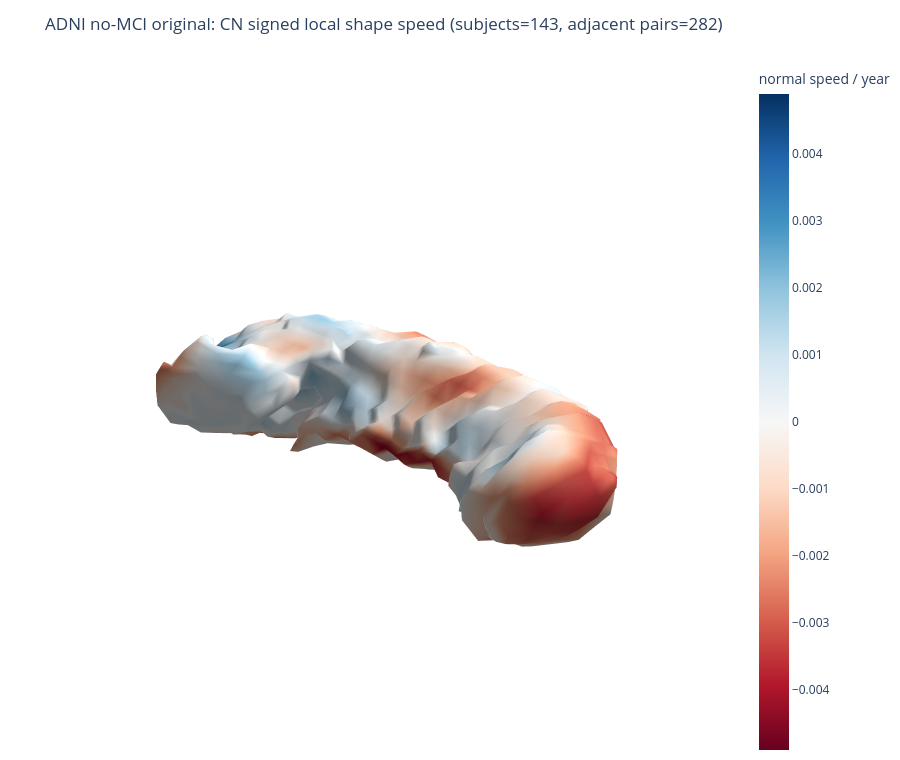
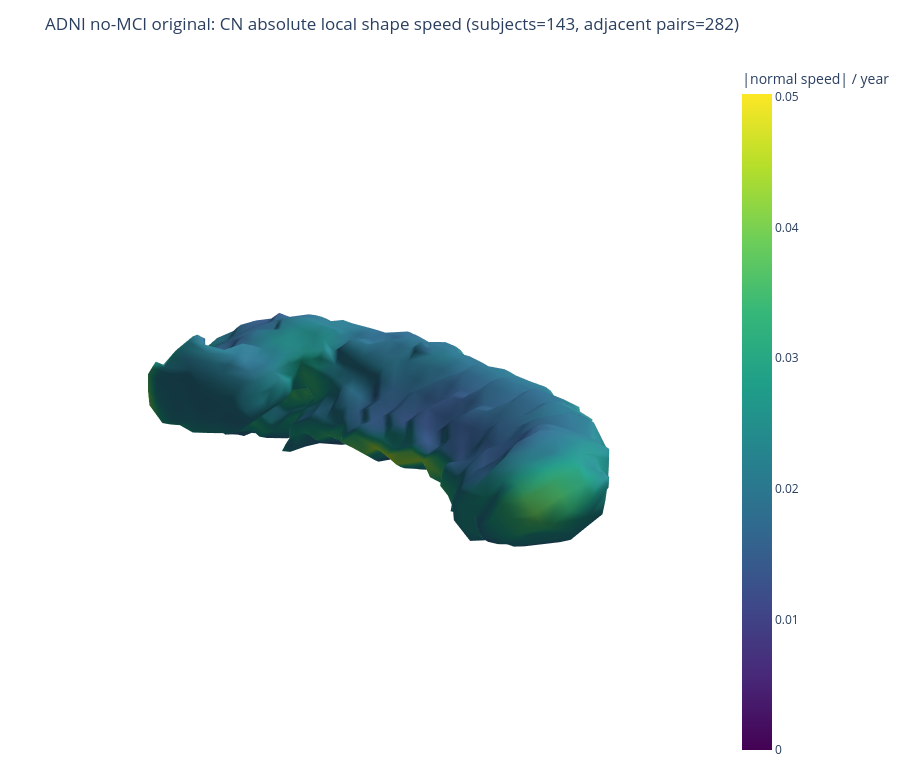

The notebook cell these images were saved under, in order:
### Markdown cell above
## Original local shape-speed maps

### Code cell
for fig in nb_helpers.original_local_shape_figures():
    fig.show()

### Figure 1 — Plotly figure (JSON) as saved in the notebook; plotly's stock layout.template omitted (floating-point values rounded to 4 significant figures; data arrays with more than 128 entries replaced by an {"elided": "..."} marker saying what was removed)
{"data": [{"cmax": 0.004892, "cmin": -0.004892, "colorbar": {"title": {"text": "normal speed / year"}}, "colorscale": [[0, "rgb(103,0,31)"], [0.1, "rgb(178,24,43)"], [0.2, "rgb(214,96,77)"], [0.3, "rgb(244,165,130)"], [0.4, "rgb(253,219,199)"], [0.5, "rgb(247,247,247)"], [0.6, "rgb(209,229,240)"], [0.7, "rgb(146,197,222)"], [0.8, "rgb(67,147,195)"], [0.9, "rgb(33,102,172)"], [1, "rgb(5,48,97)"]], "flatshading": false, "i": {"elided": "3348 int values"}, "intensity": {"elided": "1676 float values"}, "intensitymode": "vertex", "j": {"elided": "3348 int values"}, "k": {"elided": "3348 int values"}, "lighting": {"ambient": 0.45, "diffuse": 0.7, "roughness": 0.7, "specular": 0.2}, "type": "mesh3d", "x": {"elided": "1676 float values"}, "y": {"elided": "1676 float values"}, "z": {"elided": "1676 float values"}}], "layout": {"height": 760, "margin": {"b": 0, "l": 0, "r": 0, "t": 60}, "scene": {"aspectmode": "data", "xaxis": {"visible": false}, "yaxis": {"visible": false}, "zaxis": {"visible": false}}, "title": {"text": "ADNI no-MCI original: CN signed local shape speed (subjects=143, adjacent pairs=282)"}, "width": 900}}

### Figure 2 — Plotly figure (JSON) as saved in the notebook; plotly's stock layout.template omitted (floating-point values rounded to 4 significant figures; data arrays with more than 128 entries replaced by an {"elided": "..."} marker saying what was removed)
{"data": [{"cmax": 0.05022, "cmin": 0, "colorbar": {"title": {"text": "|normal speed| / year"}}, "colorscale": [[0, "#440154"], [0.1111, "#482878"], [0.2222, "#3e4989"], [0.3333, "#31688e"], [0.4444, "#26828e"], [0.5556, "#1f9e89"], [0.6667, "#35b779"], [0.7778, "#6ece58"], [0.8889, "#b5de2b"], [1, "#fde725"]], "flatshading": false, "i": {"elided": "3348 int values"}, "intensity": {"elided": "1676 float values"}, "intensitymode": "vertex", "j": {"elided": "3348 int values"}, "k": {"elided": "3348 int values"}, "lighting": {"ambient": 0.45, "diffuse": 0.7, "roughness": 0.7, "specular": 0.2}, "type": "mesh3d", "x": {"elided": "1676 float values"}, "y": {"elided": "1676 float values"}, "z": {"elided": "1676 float values"}}], "layout": {"height": 760, "margin": {"b": 0, "l": 0, "r": 0, "t": 60}, "scene": {"aspectmode": "data", "xaxis": {"visible": false}, "yaxis": {"visible": false}, "zaxis": {"visible": false}}, "title": {"text": "ADNI no-MCI original: CN absolute local shape speed (subjects=143, adjacent pairs=282)"}, "width": 900}}
